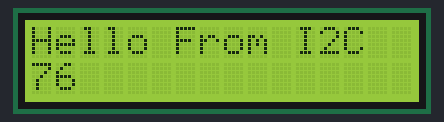
Bench run of a sketch on a simulated Arduino Uno, built with avr-gcc and run on an emulated ATmega328P. Parts: 16×2 character LCD.

Above: at 0.23 s.
At 5.06 s:
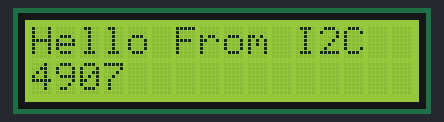
At 9.89 s:
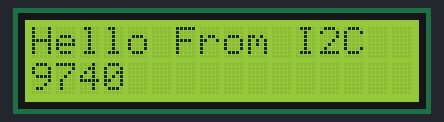
At 19.81 s:
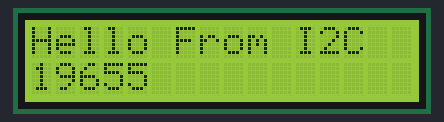
At 29.72 s:
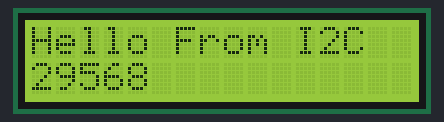
At 39.63 s:
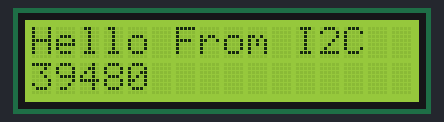

The sketch:

LCDI2CTest.ino
```cpp
#include <LiquidCrystal_I2C.h>

#include <Wire.h>


/*
 * Create an object to interact with the display
 * the arguments are the I2C address
 * the number of chars per line
 * and the number of lines respectively

 */
LiquidCrystal_I2C lcd(0x38, 16,2);
void setup() {
  // put your setup code here, to run once:

  //initalize the 1602 display
  lcd.init();

  //turn the backlighting on
  lcd.setBacklight(HIGH);

  //print a greeting
  lcd.print("Hello From I2C");

}

void loop() {
  // put your main code here, to run repeatedly:

  //set the cursor to the desired column and row
  //in the present case the first char of the second row
  lcd.setCursor(0,1);
  lcd.print( millis());
}
```
